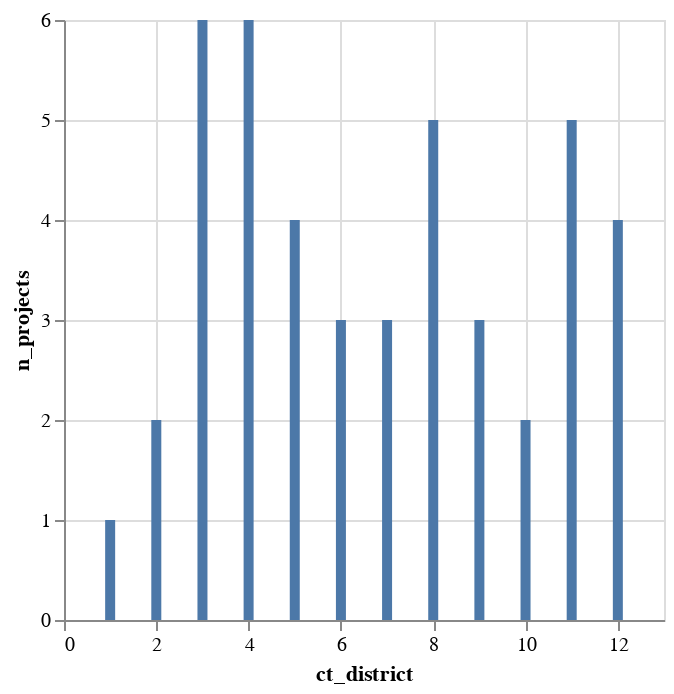

Here is the notebook cell this chart was saved with:
### Markdown cell above
### Altair
* While a table is great, sometimes a chart is a better way to display an insight.
* Our preferred visualization library is `Altair`.
    * Their docs page is [here](https://altair-viz.github.io/).
* The code to create a simple bar chart goes something like this. 
    * `alt.Chart(source).mark_bar().encode(x='a',y='b')`
    * `source` is the dataframe you want to use for your chart.
    * `x` denotes the column you are plotting on the X-axis. Make sure your column name has quotation marks around it. 
    * `y` denotes the column you are plotting on the Y-axis. 
* <b>Make your first chart below.</b>

### Code cell
alt.Chart(agg1).mark_bar().encode(x="ct_district", y="n_projects")

### Figure 1 — Vega-Lite specification as saved in the notebook (floating-point values rounded to 4 significant figures)
{"config": {"view": {"continuousWidth": 300, "continuousHeight": 300}}, "data": {"name": "data-04c1224c4cb5ae5875c6dcd62d920eb7"}, "mark": {"type": "bar"}, "encoding": {"x": {"field": "ct_district", "type": "quantitative"}, "y": {"field": "n_projects", "type": "quantitative"}}, "$schema": "https://vega.github.io/schema/vega-lite/v5.17.0.json", "datasets": {"data-04c1224c4cb5ae5875c6dcd62d920eb7": [{"ct_district": 1, "median_score": 72.0, "min_score": 72, "max_score": 72, "n_projects": 1}, {"ct_district": 2, "median_score": 61.5, "min_score": 60, "max_score": 63, "n_projects": 2}, {"ct_district": 3, "median_score": 80.5, "min_score": 54, "max_score": 97, "n_projects": 6}, {"ct_district": 4, "median_score": 70.5, "min_score": 60, "max_score": 97, "n_projects": 6}, {"ct_district": 5, "median_score": 77.0, "min_score": 58, "max_score": 98, "n_projects": 4}, {"ct_district": 6, "median_score": 72.0, "min_score": 63, "max_score": 77, "n_projects": 3}, {"ct_district": 7, "median_score": 82.0, "min_score": 79, "max_score": 94, "n_projects": 3}, {"ct_district": 8, "median_score": 73.0, "min_score": 66, "max_score": 85, "n_projects": 5}, {"ct_district": 9, "median_score": 75.0, "min_score": 67, "max_score": 87, "n_projects": 3}, {"ct_district": 10, "median_score": 72.5, "min_score": 59, "max_score": 86, "n_projects": 2}, {"ct_district": 11, "median_score": 75.0, "min_score": 55, "max_score": 89, "n_projects": 5}, {"ct_district": 12, "median_score": 72.5, "min_score": 60, "max_score": 97, "n_projects": 4}]}}
